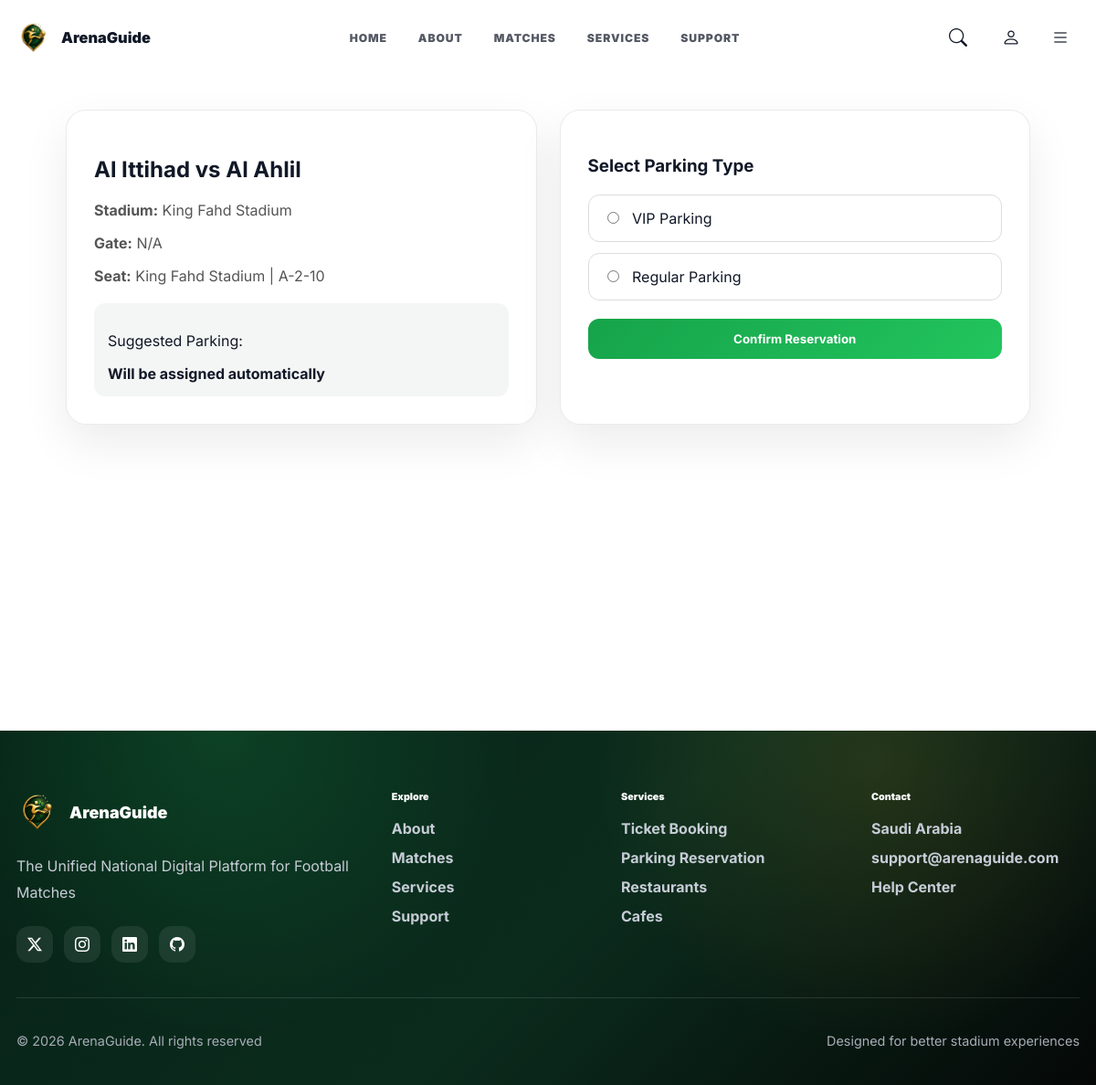
Page /en/booking/reserve-parking/21/ (signed in) on the committed database.
### booking/models.py (models this page shows, shortened)
class Ticket(models.Model):
    class Status(models.TextChoices):
        ACTIVE = "active", "Active"
        USED = "used", "Used"
        CANCELLED = "cancelled", "Cancelled"
    booking = models.ForeignKey(Booking,on_delete=models.CASCADE,related_name="tickets")
    match = models.ForeignKey("match.Match",on_delete=models.CASCADE,related_name="tickets")
    user = models.ForeignKey("account.User",on_delete=models.CASCADE,related_name="tickets")
    seat = models.ForeignKey(Seat,on_delete=models.PROTECT,related_name="tickets")
    gate = models.ForeignKey("stadium.Gate",on_delete=models.SET_NULL,null=True,blank=True,related_name="tickets")
    holder = models.ForeignKey("booking.TicketHolder",on_delete=models.PROTECT,related_name="tickets",null=True,blank=True)
    price = models.DecimalField(max_digits=10, decimal_places=2)
    ticket_code = models.CharField(max_length=40, unique=True, blank=True)
    issued_at = models.DateTimeField(auto_now_add=True)
    used_at = models.DateTimeField(null=True, blank=True)
    status = models.CharField(max_length=20,choices=Status.choices,default=Status.ACTIVE)
    class Meta:
        ordering = ["-issued_at"]
        constraints = [
            models.UniqueConstraint(
                fields=["match", "seat"],
                condition=models.Q(status__in=["active", "used"]),
                name="unique_active_or_used_ticket_per_match_seat"
            ),
        ]

class Seat(models.Model):
    class ViewQuality(models.TextChoices):
        EXCELLENT = "excellent", "Excellent"
        GOOD = "good", "Good"
        LIMITED = "limited", "Limited"
    class SunExposure(models.TextChoices):
        LOW = "low", "Low"
        MEDIUM = "medium", "Medium"
        HIGH = "high", "High"
    stadium = models.ForeignKey("stadium.Stadium",on_delete=models.CASCADE,related_name="seats")
    category = models.ForeignKey(SeatCategory,on_delete=models.PROTECT,related_name="seats")
    gate = models.ForeignKey("stadium.Gate",on_delete=models.SET_NULL,null=True,blank=True,related_name="seats")
    section = models.CharField(max_length=20)
    row = models.CharField(max_length=20)
    number = models.CharField(max_length=20)
    view_quality = models.CharField(max_length=20, choices=ViewQuality.choices, default=ViewQuality.GOOD)
    is_shaded = models.BooleanField(default=False)
    sun_exposure = models.CharField(max_length=20, choices=SunExposure.choices, default=SunExposure.MEDIUM)
    notes = models.CharField(max_length=255, blank=True)
    is_active = models.BooleanField(default=True)
    @property
    def code(self):
        return f"{self.section}-{self.row}-{self.number}"
    def __str__(self):
        return f"{self.stadium.name} | {self.code}"
    class Meta:
        ordering = ["section", "row", "number"]
        constraints = [
            models.UniqueConstraint(
                fields=["stadium", "section", "row", "number"],
                name="unique_seat_per_stadium"
            )
        ]

### match/models.py (models this page shows, shortened)
class Match(models.Model):
    class Status(models.TextChoices):
        UPCOMING = "upcoming", "Upcoming"
        LIVE = "live", "Live"
        FINISHED = "finished", "Finished"
        CANCELED = "canceled", "Canceled"
    stadium = models.ForeignKey(Stadium,on_delete=models.CASCADE,related_name="matches")
    home_team = models.ForeignKey(Team,on_delete=models.CASCADE,related_name="home_matches" )
    away_team = models.ForeignKey(Team,on_delete=models.CASCADE,related_name="away_matches")
    start_datetime = models.DateTimeField()
    end_datetime = models.DateTimeField()
    total_tickets = models.PositiveIntegerField(default=0)
    available_tickets = models.PositiveIntegerField(default=0)
    image = models.ImageField(upload_to="matches/", blank=True, null=True)
    description = models.TextField(blank=True)
    home_score = models.PositiveIntegerField(default=0)
    away_score = models.PositiveIntegerField(default=0)
    live_minute = models.PositiveIntegerField(default=0)
    video_file = models.FileField(upload_to='matches/videos/', null=True, blank=True)
    video_url = models.URLField(null=True, blank=True)
    status = models.CharField(max_length=20,choices=Status.choices,default=Status.UPCOMING)
    class Meta:
        ordering = ["-start_datetime"]

class Team(models.Model):
    name = models.CharField(max_length=255)
    country = models.CharField(max_length=100)
    logo = models.ImageField(upload_to="teams/", blank=True, null=True)
    achievements = models.TextField(blank=True)
    coach = models.CharField(max_length=100, blank=True)
    founded_year = models.PositiveIntegerField(blank=True, null=True)
    class Meta:
        ordering = ["name"]

### stadium/models.py (models this page shows, shortened)
class Stadium(models.Model):
    class Meta:
        ordering = ["-created_at"]
        verbose_name = "Stadium"
        verbose_name_plural = "Stadiums"
        unique_together = ["name", "city"]
    class Status(models.TextChoices):
        ACTIVE = "active", "Active"
        INACTIVE = "inactive", "Inactive"
        MAINTENANCE = "maintenance", "Maintenance"
    name = models.CharField(max_length=255)
    city = models.CharField(max_length=100)
    location = models.CharField(max_length=255)
    latitude = models.FloatField(blank=True, null=True)
    longitude = models.FloatField(blank=True, null=True)
    capacity = models.PositiveIntegerField()
    description = models.TextField(blank=True)
    image = models.ImageField(upload_to="stadiums/", blank=True, null=True)
    status = models.CharField(max_length=20,choices=Status.choices,default=Status.ACTIVE)
    created_at = models.DateTimeField(auto_now_add=True)
    updated_at = models.DateTimeField(auto_now=True)

### booking/views.py (the view, shortened to what this page needs)
# urls.py: path("reserve-parking/<int:ticket_id>/", views.reserve_parking, name="reserve_parking"),
@login_required
def reserve_parking(request, ticket_id:HttpRequest):
    ticket = get_object_or_404(Ticket.objects.select_related("booking","match","match__home_team","match__away_team","match__stadium","seat","seat__gate","gate",),
        id=ticket_id,
        user=request.user,
        status=Ticket.Status.ACTIVE,
    )
    gate = ticket.gate or ticket.seat.gate
    return render(request, "booking/reserve_parking.html", {
        "ticket": ticket,
        "gate": gate,
    })

### booking/templates/booking/reserve_parking.html (shortened to what this page needs)
{% extends "core/base.html" %}
{% load static %}
{% block extra_css %}
<link rel="stylesheet" href="{% static 'css/reserve_parking.css' %}">
{% endblock %}
{% block content %}
<section class="parking-page">
    <div class="parking-container">
        <div class="parking-card info-card">
            <h2>{{ ticket.match.home_team.name }} vs {{ ticket.match.away_team.name }}</h2>
            <div class="info-box">
                <p><strong>Stadium:</strong> {{ ticket.match.stadium.name }}</p>
                <p><strong>Gate:</strong> {{ ticket.gate.name|default:"N/A" }}</p>
                <p><strong>Seat:</strong> {{ ticket.seat }}</p>
            </div>
            <div class="suggestion">
                <p> Suggested Parking:</p>
                <strong>{{ suggested_parking.name|default:"Will be assigned automatically" }}</strong>
            </div>
        </div>
        <div class="parking-card form-card">
            <h3>Select Parking Type</h3>
            <form method="POST">
                <div class="parking-options">
                    <label class="option">
                        <input type="radio" name="parking_type" value="vip">
                        <span>VIP Parking</span>
                    </label>
                    <label class="option">
                        <input type="radio" name="parking_type" value="regular">
                        <span>Regular Parking</span>
                    </label>
                </div>
                <button type="submit" class="btn-primary">
                    Confirm Reservation
                </button>
            </form>
        </div>
    </div>
</section>
{% endblock %}

### core/static/css/base.css (style rules this page uses)
:root { --arena-green: #0f7a3b; --arena-green-dark: #0f7a3b; --arena-gold: #c9a227; --arena-bg: #ffffff; --arena-card: rgba(255, 255, 255, 0.82); --arena-text: #111827; --arena-muted: #6b7280; --arena-border: rgba(17, 24, 39, 0.12); --arena-shadow: 0 18px 55px rgba(17, 24, 39, 0.12); --arena-gradient: linear-gradient(135deg, #22c55e, #13b878, #c9a227); --arena-navbar-height: 82px; --arena-radius: 14px; }
* { box-sizing: border-box; }
html { scroll-behavior: smooth; }
body.arena-body { margin: 0; min-height: 100vh; background: var(--arena-bg); color: var(--arena-text); font-family: "Inter", sans-serif; }
button, input { font-family: inherit; }

### booking/static/css/reserve_parking.css (style rules this page uses)
.parking-page { padding: 120px 6% 60px; min-height: 100vh; }
.parking-container { display: grid; grid-template-columns: 1fr 1fr; gap: 25px; }
.parking-card { background: #ffffff; border-radius: 22px; padding: 30px; border: 1px solid rgba(0,0,0,0.08); box-shadow: 0 20px 50px rgba(0,0,0,0.08); }
.info-card h2 { margin-bottom: 20px; }
.info-box p { margin-bottom: 10px; color: #555; }
.suggestion { margin-top: 20px; padding: 15px; border-radius: 12px; background: #f4f6f5; }
.form-card h3 { margin-bottom: 20px; }
.parking-options { display: flex; flex-direction: column; gap: 12px; margin-bottom: 20px; }
.option { padding: 15px; border-radius: 12px; border: 1px solid #ddd; cursor: pointer; transition: 0.3s; }
.option input { margin-right: 10px; }
.btn-primary { width: 100%; padding: 14px; border-radius: 12px; background: linear-gradient(135deg,#16a34a,#22c55e); color: #fff; border: none; font-weight: bold; cursor: pointer; }

### rows in the picture
Ticket: match.home_team.name "Al Ittihad", match.away_team.name "Al Ahlil", match.stadium.name "King Fahd Stadium", gate.name "N/A", seat "King Fahd Stadium | A-2-10"

### other values in the picture
{{ suggested_parking.name|default:"Will be assigned automatically" }} "Will be assigned automatically"
